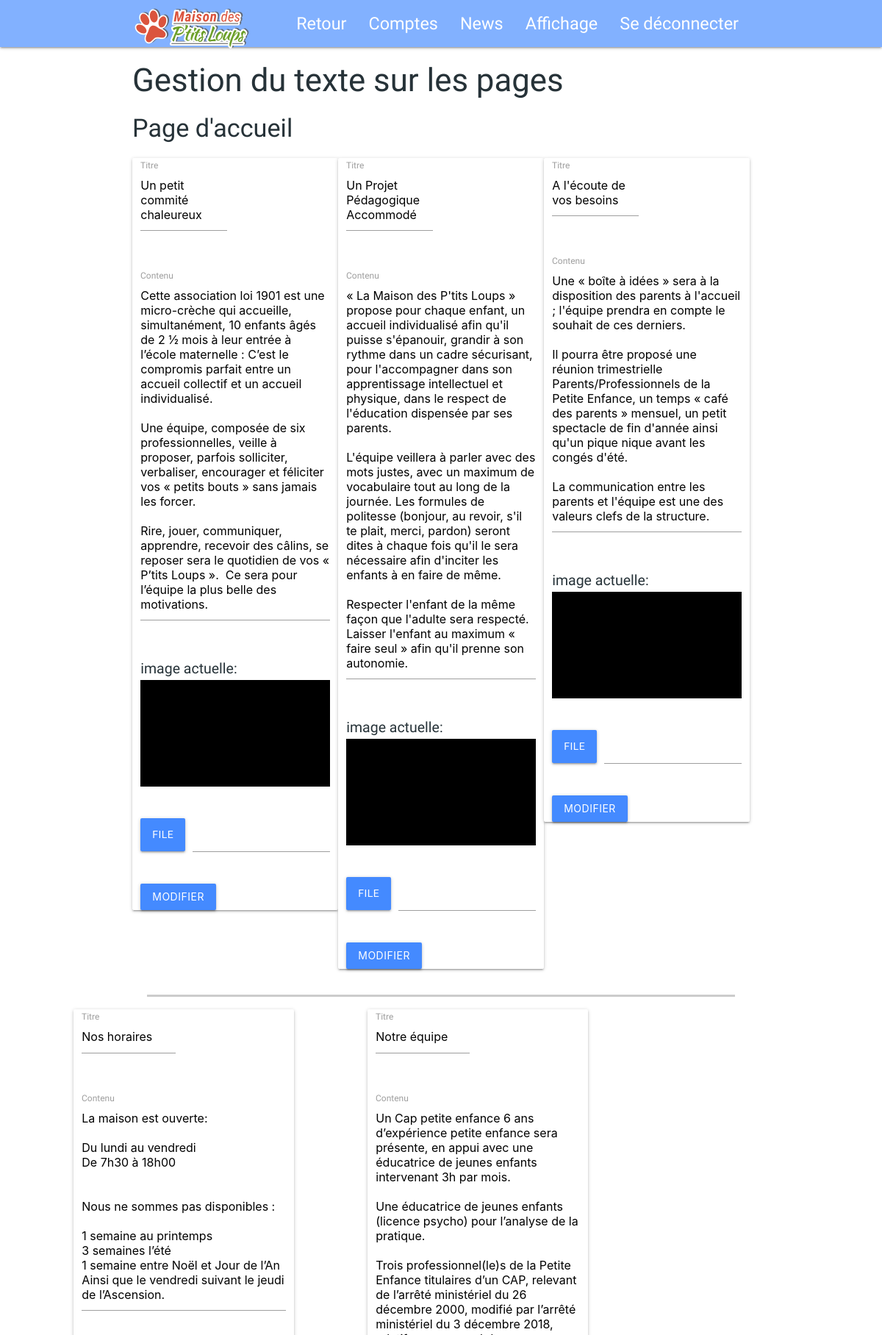
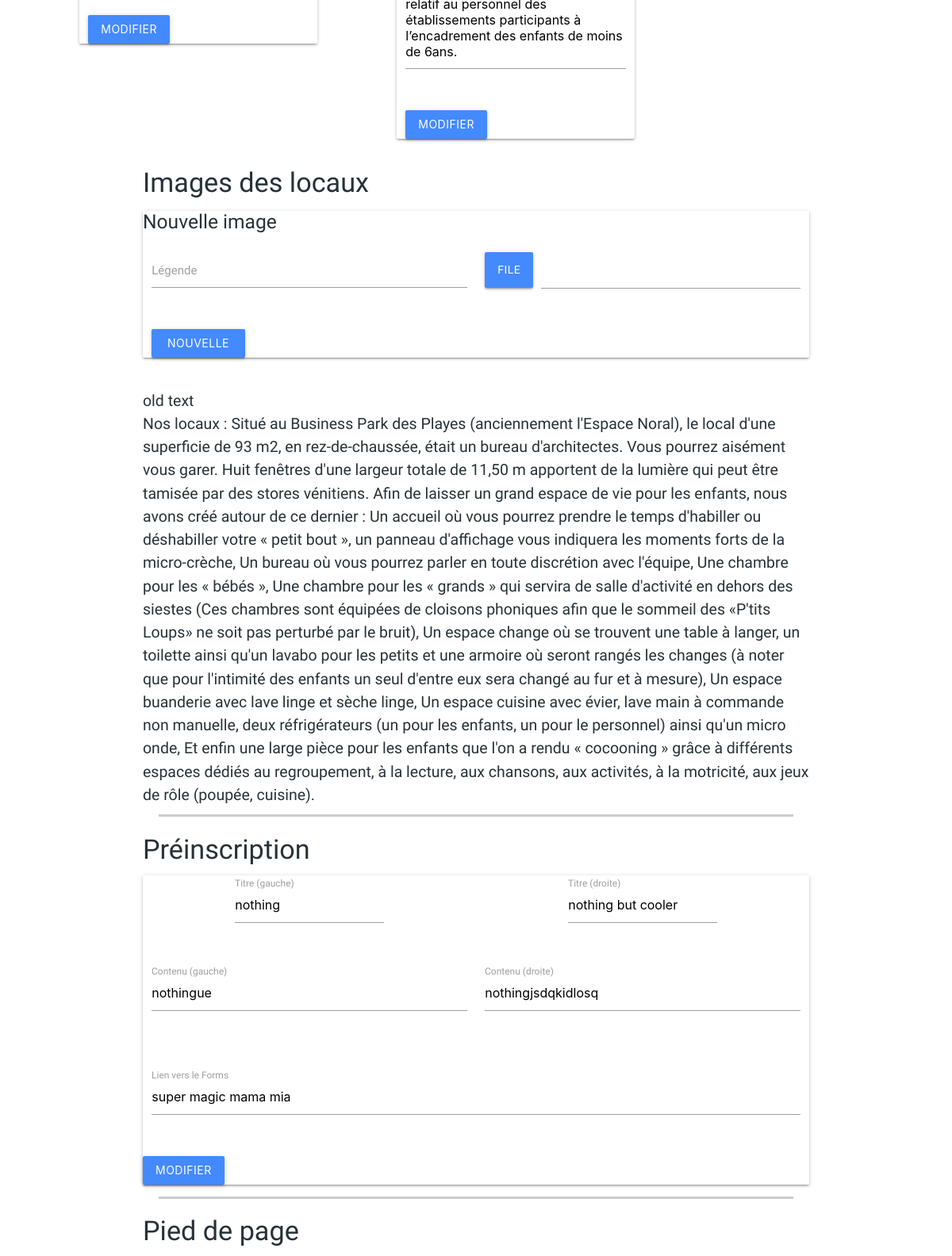
The app's page /admin-text.php (signed in, upper part) with its own data (2 pictures, top to bottom).
### admin-text.php (the view, shortened to what this page needs)
<?php
require_once 'config/config.php';
?>
<!DOCTYPE html>
<html lang="fr">
<?php
require_once "components/head.php";
?>
<body>
    <?php
    include 'components/admin-nav.php';
    ?>
    <div class="container">
        <h3>Gestion du texte sur les pages</h3>
        <h4 id="home-top-box-edit">Page d'accueil</h4>
        <div class="row">
            <?php
            $sql = "SELECT * FROM `home-intro-boxes` WHERE 1";
            $pre = $pdo->prepare($sql);
            $pre->execute();
            $boxes = $pre->fetchAll(PDO::FETCH_ASSOC);
            foreach ($boxes as $box) {
            ?>
                <div class="col s12 m4">
                    <div class="row card">
                        <form class="col s12" method="post" action="queries/home-box-update.php" enctype="multipart/form-data">
                            <div class="row">
                                <div class="input-field col s12 m6">
                                    <textarea name="title" type="text" class="validate materialize-textarea charactercount" data-length="60"><?php echo $box["title"] ?></textarea>
                                    <label for="title">Titre</label>
                                </div>
                            </div>
                            <div class="row">
                                <div class="input-field col s12">
                                    <textarea name="content" type="text" class="validate materialize-textarea charactercount" data-length="900"><?php echo $box["content"] ?></textarea>
                                    <label for="content">Contenu</label>
                                </div>
                            </div>
                            <div class="row">
                                <div class="col s12">
                                    image actuelle:
                                </div>
                                <div class="col s12">
                                    <img class="responsive-img" src="images/<?php echo $box['image'] ?>" alt="<?php echo $box['image'] ?>">
                                </div>
                            </div>
                            <div class="row">
                                <div class="file-field input-field col s12">
                                    <div class="btn blue accent-2">
                                        <span>File</span>
                                    </div>
                                    <div class="file-path-wrapper">
                                        <input class="file-path validate" type="text">
                                    </div>
                                </div>
                            </div>
                            <button class="btn blue accent-2" type="submit">Modifier</button>
                        </form>
                    </div>
                </div>
            <?php
            };
            ?>
        </div>
    </div>
    <hr>
    <section id="home-middle-edit">
        <div class="row">
            <?php
            $sql = "SELECT * FROM `home-middle-boxes` WHERE 1";
            $pre = $pdo->prepare($sql);
            $pre->execute();
            $boxes = $pre->fetchAll(PDO::FETCH_ASSOC);
            foreach ($boxes as $box) {
            ?>
                <div class="col s12 l3 offset-l1">
                    <div class="row card">
                        <form class="col s12" method="post" action="queries/home-middle-update.php">
                            <div class="row">
                                <div class="input-field col s12 m6">
                                    <textarea name="title" type="text" class="validate materialize-textarea charactercount" data-length="60"><?php echo $box["title"] ?></textarea>
                                    <label for="title">Titre</label>
                                </div>
                            </div>
                            <div class="row">
                                <div class="input-field col s12">
                                    <textarea name="content" type="text" class="validate materialize-textarea charactercount" data-length="900"><?php echo $box["content"] ?></textarea>
                                    <label for="content">Contenu</label>
                                </div>
                            </div>
                            <button class="btn blue accent-2" type="submit">Modifier</button>
                        </form>
                    </div>
                </div>
            <?php }; ?>
        </div>
    </section>
    <div class="container">
        <div class="row" id="home-bottom-edit">
            <h4>Images des locaux</h4>
            <div class="card">
                <h5>Nouvelle image</h5>
                <form enctype="multipart/form-data" method="post" action="queries/home-bottom-images-create.php">
                    <div class="row">
                        <div>
                            <div class="input-field col s12 m6">
                                <textarea id="caption" name="caption" class="materialize-textarea charactercount" data-length="1000"></textarea>
                                <label for="caption">Légende</label>
                            </div>
                        </div>
                        <div class="file-field input-field col s12 m6">
                            <div class="btn blue accent-2">
                                <span>File</span>
                            </div>
                            <div class="file-path-wrapper">
                                <input class="file-path validate" type="text">
                            </div>
                        </div>
                    </div>
                    <div class="row">
                        <div class="col s12 m2">
                            <button class="btn waves-effect waves-light blue accent-2" type="submit">Nouvelle image</button>
                        </div>
                        <div class="col s12 m10">
                        </div>
                    </div>
                </form>
            </div>
        </div>
        old text <br>
        Nos locaux :
        Situé au Business Park des Playes (anciennement l'Espace Noral), le local d'une superficie de 93 m2, en rez-de-chaussée, était un bureau d'architectes.
        Vous pourrez aisément vous garer.
        Huit fenêtres d'une largeur totale de 11,50 m apportent de la lumière qui peut être tamisée par des stores vénitiens.
        Afin de laisser un grand espace de vie pour les enfants, nous avons créé autour de ce dernier :
        Un accueil où vous pourrez prendre le temps d'habiller ou déshabiller votre « petit bout », un panneau d'affichage vous indiquera les moments forts de la micro-crèche,
        Un bureau où vous pourrez parler en toute discrétion avec l'équipe,
        Une chambre pour les « bébés »,
        Une chambre pour les « grands » qui servira de salle d'activité en dehors des siestes
        (Ces chambres sont équipées de cloisons phoniques afin que le sommeil des «P'tits Loups» ne soit pas perturbé par le bruit),
        Un espace change où se trouvent une table à langer, un toilette ainsi qu'un lavabo pour les petits et une armoire où seront rangés les changes (à noter que pour l'intimité des enfants un seul d'entre eux sera changé au fur et à mesure),
        Un espace buanderie avec lave linge et sèche linge,
        Un espace cuisine avec évier, lave main à commande non manuelle, deux réfrigérateurs (un pour les enfants, un pour le personnel) ainsi qu'un micro onde,
        Et enfin une large pièce pour les enfants que l'on a rendu « cocooning » grâce à différents espaces dédiés au regroupement, à la lecture, aux chansons, aux activités, à la motricité, aux jeux de rôle (poupée, cuisine).
        <hr>
        <h4 id="register-edit">Préinscription</h4>
        <?php
        $sql = "SELECT * FROM `register-text`";
        $pre = $pdo->prepare($sql);
        $pre->execute();
        $registerpagecontent = $pre->fetchAll(PDO::FETCH_ASSOC);
        foreach ($registerpagecontent as $register) {
        ?>
            <div class="card">
                <form method="post" action="queries/register-update.php">
                    <div class="row">
                        <div class="col s12 l6">
                            <div class="row">
                                <div class="input-field col s12 l6 offset-l3">
                                    <textarea name="title1" type="text" class="validate materialize-textarea charactercount" data-length="100"><?php echo $register["title1"] ?></textarea>
                                    <label for="title1">Titre (gauche)</label>
                                </div>
                            </div>
                            <div class="row">
                                <div class="input-field col s12">
                                    <textarea name="content1" type="text" class="validate materialize-textarea charactercount" data-length="900"><?php echo $register["content1"] ?></textarea>
                                    <label for="content1">Contenu (gauche)</label>
                                </div>
                            </div>
                        </div>
                        <div class="col s12 l6">
                            <div class="row">
                                <div class="input-field col s12 l6 offset-l3">
                                    <textarea name="title2" type="text" class="validate materialize-textarea charactercount" data-length="100"><?php echo $register["title2"] ?></textarea>
                                    <label for="title2">Titre (droite)</label>
                                </div>
                            </div>
                            <div class="row">
                                <div class="input-field col s12">
                                    <textarea name="content2" type="text" class="validate materialize-textarea charactercount" data-length="900"><?php echo $register["content2"] ?></textarea>
                                    <label for="content2">Contenu (droite)</label>
                                </div>
                            </div>
                        </div>
                    </div>
                    <div class="row">
                        <div class="input-field col s12">
                            <textarea name="form-link" type="text" class="validate materialize-textarea charactercount" data-length="900"><?php echo $register["form-link"] ?></textarea>
                            <label for="form-link">Lien vers le Forms</label>
                        </div>
                    </div>
                    <button class="btn blue accent-2" type="submit">Modifier</button>
                </form>
            </div>
        <?php } ?>
        <hr>
        <h4 id="footer-edit">Pied de page</h4>
    </div>
</body>

### css/style.css (style rules this page uses)
body { background-color: #ffffff; color: #263238 ; font-family: 'Roboto Condensed'; font-size: 1.3em !important; }
hr { border: 0; border-top: solid #CCC; max-width: 800px; }

### records on screen
home-intro-boxes: title "Un petit commité chaleureux", content "Cette association loi 1901 est une micro-crèche qui accueille, simultanément, 10 enfants âgés de 2 ½ mois à leur entrée à l’école maternelle : C’est le compromis parfait entre un accueil collectif et un accueil individualisé. Une équipe, composée de six professionnelles, veille à proposer, parfois solliciter, verbaliser, encourager et féliciter vos « petits bouts » sans jamais les forcer. Rire, jouer, communiquer, apprendre, recevoir des câlins, se reposer sera le quotidien de vos « P’tits Loups ». Ce sera pour l’équipe la plus belle des motivations.", image (picture)
home-intro-boxes: title "Un Projet Pédagogique Accommodé", content "« La Maison des P'tits Loups » propose pour chaque enfant, un accueil individualisé afin qu'il puisse s'épanouir, grandir à son rythme dans un cadre sécurisant, pour l'accompagner dans son apprentissage intellectuel et physique, dans le respect de l'éducation dispensée par ses parents. L'équipe veillera à parler avec des mots justes, avec un maximum de vocabulaire tout au long de la journée. Les formules de politesse (bonjour, au revoir, s'il te plait, merci, pardon) seront dites à chaque fois qu'il le sera nécessaire afin d'inciter les enfants à en faire de même. Respecter l'enfant de la même façon que l'adulte sera respecté. Laisser l'enfant au maximum « faire seul » afin qu'il prenne son…", image (picture)
home-intro-boxes: title "A l'écoute de vos besoins", content "Une « boîte à idées » sera à la disposition des parents à l'accueil ; l'équipe prendra en compte le souhait de ces derniers. Il pourra être proposé une réunion trimestrielle Parents/Professionnels de la Petite Enfance, un temps « café des parents » mensuel, un petit spectacle de fin d'année ainsi qu'un pique nique avant les congés d'été. La communication entre les parents et l'équipe est une des valeurs clefs de la structure.", image (picture)
home-middle-boxes: title "Nos horaires", content "La maison est ouverte: Du lundi au vendredi De 7h30 à 18h00 Nous ne sommes pas disponibles : 1 semaine au printemps 3 semaines l’été 1 semaine entre Noël et Jour de l’An Ainsi que le vendredi suivant le jeudi de l’Ascension."
home-middle-boxes: title "Notre équipe", content "Un Cap petite enfance 6 ans d’expérience petite enfance sera présente, en appui avec une éducatrice de jeunes enfants intervenant 3h par mois. Une éducatrice de jeunes enfants (licence psycho) pour l’analyse de la pratique. Trois professionnel(le)s de la Petite Enfance titulaires d’un CAP, relevant de l’arrêté ministériel du 26 décembre 2000, modifié par l’arrêté ministériel du 3 décembre 2018, relatif au personnel des établissements participants à l’encadrement des enfants de moins de 6ans."
register-text: title1 "nothing", content1 "nothingue", title2 "nothing but cooler", content2 "nothingjsdqkidlosq", form-link "super magic mama mia"
